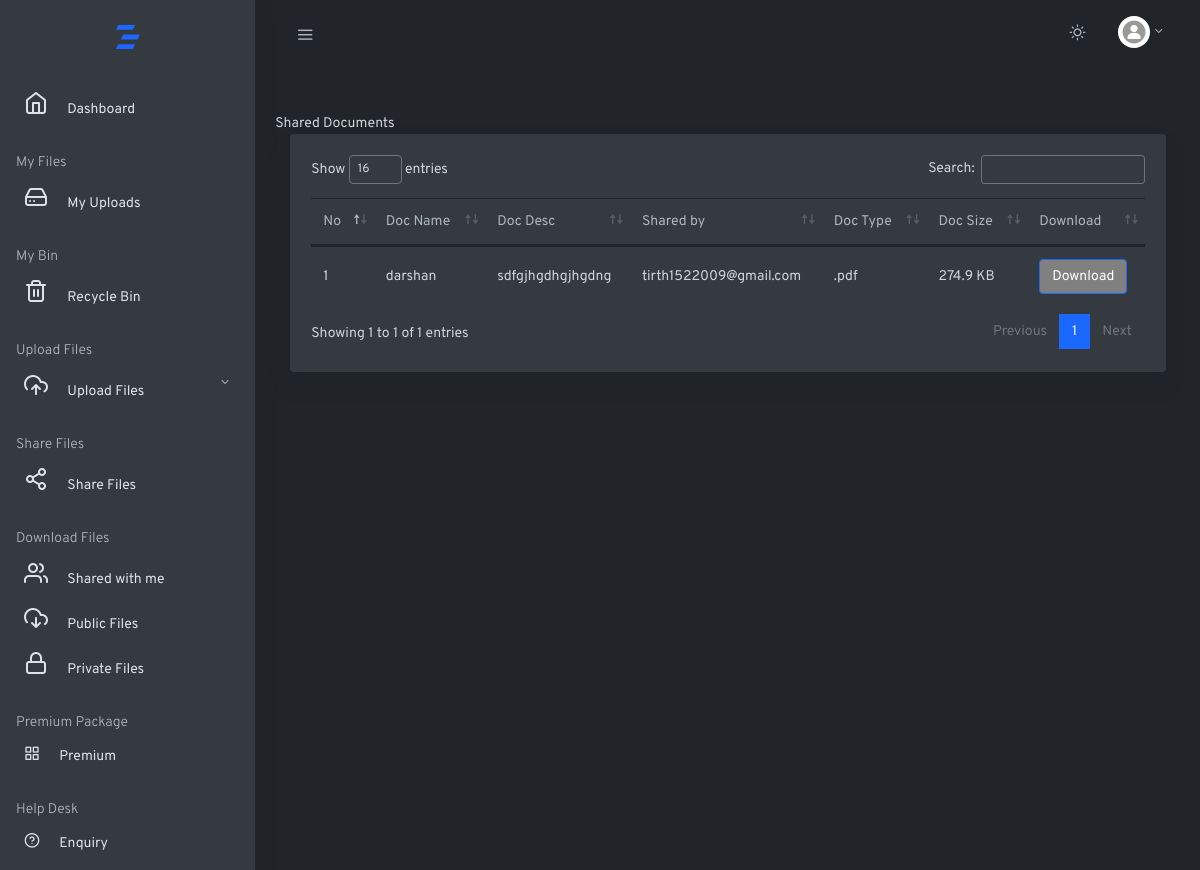
The app's page /sharedfiles (signed in) with its own data.
### myapp/models.py (models this page shows, shortened)
class Documentprivilege(models.Model):
    docid = models.ForeignKey(Document, on_delete=models.CASCADE)
    userid = models.ForeignKey(Login, on_delete=models.CASCADE)
    privilege_status = models.CharField(max_length=60, choices=[('draft', 'Draft'), ('granted', 'Granted'),
                                                                ('revoked', 'Revoked')])
    sent_to = models.ManyToManyField(Login, related_name='received_documents')

class Document(models.Model):
    userid = models.ForeignKey(Login, on_delete=models.CASCADE)
    document_security_technique = models.ForeignKey(Securitytechnique, on_delete=models.CASCADE)
    document_type = models.CharField(max_length=60)
    document_title = models.CharField(max_length=60)
    document_description = models.TextField()
    document_status = models.CharField(max_length=60, choices=[('draft', 'Draft'),
                                                               ('published', 'Published'), ('deleted', 'Deleted')])
    document_size = models.FloatField()
    document = models.FileField()
    document_publish_date_time = models.DateTimeField(auto_now=True)
    document_password = models.CharField(max_length=100, blank=True)
    document_bin = models.IntegerField(default=0)
    document_sent = models.IntegerField(default=0)

class Login(models.Model):
    fname = models.CharField(max_length=60)
    lname = models.CharField(max_length=60)
    email = models.EmailField()
    number = models.IntegerField()
    password = models.CharField(max_length=100)
    timestamp = models.DateTimeField(auto_now=True)

### myapp/views.py (the view)
# urls.py: path('sharedfiles', views.shareduser, name="shareduser"),
def shareduser(request):
    uid = request.session.get("login_id")
    if uid:
        docs = Documentprivilege.objects.filter(sent_to=Login(id=uid), privilege_status="granted")
        context = checkpackage(request)
        packagedetails = context.get('packagedetails')
        return render(request, "received_docs.html", {'doc': docs, 'package': packagedetails})
    return redirect(login)

### myapp/models.py (called while the page is built)
    def __str__(self):
        return self.security_name

### myapp/views.py (called while the page is built)
def checkpackage(request):
    uid = request.session.get("login_id")
    get_details = Userpackagedetails.objects.get(userid=Login(id=uid), package_status="active")
    context = {'packagedetails': get_details}
    return context

### myapp/templates/received_docs.html (shortened to what this page needs)
{% extends 'base.html'%}
{% block content %}
      <main role="main" class="main-content">
        <div class="container-fluid">
          <div class="row justify-content-center">
            <div class="col-12">
              <div class="row my-4">
                Shared Documents
                <div class="col-md-12">
                  <div class="card shadow">
                    <div class="card-body">
                      <table class="table datatables" id="dataTable-1">
                        <thead>
                          <tr>
                            <th>No</th>
                            <th>Doc Name</th>
                            <th>Doc Desc</th>
                            <th>Shared by</th>
                            <th>Doc Type</th>
                            <th>Doc Size</th>
                            <th>Download</th>
                          </tr>
                        </thead>
                        <tbody>
                        {% if doc %}
                        {% for data1 in doc %}
                          <tr>
                            <td>
                              {{ forloop.counter }}
                            </td>
                            <td>{{ data1.docid.document_title }}</td>
                            <td>{{ data1.docid.document_description }}</td>
                            <td>{{data1.userid.email}}</td>
                            <td>{{data1.docid.document_type}}</td>
                            <td>{{data1.docid.document_size|filesizeformat}}</td>
                            <td>
                                  <form action="/download" method="POST">
                                      <button type="submit" class="btn btn-large btn-primary" style="background-color:grey;">Download</button>
                                  </form>
                            </td>
                          </tr>
                        {% endfor %}
                        {% else %}
                        <tr><td colspan="9" align="center">No Files has been shared Yet.</td></tr>
                        {% endif %}
                        </tbody>
                      </table>
                    </div>
                  </div>
                </div>
              </div>
            </div>
          </div>
        </div>
      </main>
{% endblock %}

### records on screen
Documentprivilege: docid.document_title "darshan", docid.document_description "sdfgjhgdhgjhgdng", userid.email "tirth1522009@gmail.com", docid.document_type ".pdf", docid.document_size|filesizeformat "274.9 KB"
